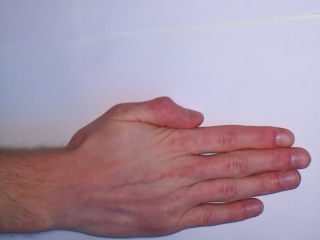
#> input picture photoDataset/paper/1728145009450449249.png, 320 x 240 px
$ python -i segment_compare.py   (imports and definitions only)
#> lines starting #> are read from the running program, lines starting #| are printed output that depends on the picture; after the words box and inside, x2 and y2 are one past the last pixel; in counts of white or black regions, pixels touching at a corner belong together
#> further down, picture is the input picture: shape (240, 320, 3); mean B, G, R 163.1, 146.9, 167.8
import cv2 as cv
import numpy as np
import time
import matplotlib.pyplot as plt
from application.datasetLoader import load_files

# This might be interesting to use as a reference
# https://docs.opencv.org/4.x/d1/dc5/tutorial_background_subtraction.html

normalization_method = 1
smoothing_method = 2
threshold_method = 4
morph_method = 4
edge_detection_method = 1
background_removal_method = 1

def update_normalization_method(val):
    global normalization_method
    normalization_method = val

def update_smoothing_method(val):
    global smoothing_method
    smoothing_method = val

def update_threshold_method(val):
    global threshold_method
    threshold_method = val

def update_morphological_method(val):
    global morph_method
    morph_method = val

def update_edge_detection_method(val):
    global edge_detection_method
    edge_detection_method = val

def update_background_removal_method(val):
    global background_removal_method
    background_removal_method = val

def normalize_image(image):
    """
    Normalize the image using CLAHE, histogram equalization and normalization
    """

    # Named window for all the images
    cv.namedWindow('1 Normalization')

    # Create trackbars to choose which image to return. Values range from 1 to 4
    cv.createTrackbar('Method', '1 Normalization', normalization_method, 4, update_normalization_method)

    # Apply CLAHE to the image
    hsv = cv.cvtColor(image, cv.COLOR_BGR2HSV)
#> hsv: shape (240, 320, 3); mean H, S, V 113.6, 58.8, 183.3
    h, s, v = cv.split(hsv)
    clahe = cv.createCLAHE(clipLimit=2.0, tileGridSize=(8, 8))
    clahe_h = clahe.apply(h)
    clahe_s = clahe.apply(s)
    clahe_v = clahe.apply(v)
    clahe = cv.merge([clahe_h, clahe_s, clahe_v])
#> clahe: shape (240, 320, 3); mean H, S, V 117.8, 72.9, 184.3
    clahe = cv.cvtColor(clahe, cv.COLOR_HSV2BGR)

    # Apply histogram equalization to 3 hsv channels
    equalized_h = cv.equalizeHist(h)
    equalized_s = cv.equalizeHist(s)
    equalized_v = cv.equalizeHist(v)
    equalized = cv.merge([equalized_h, s, equalized_v])
#> equalized: shape (240, 320, 3); mean H, S, V 129.1, 58.8, 129.5
    equalized = cv.cvtColor(equalized, cv.COLOR_HSV2BGR)

    # Apply normalization to 3 hsv channels
    normalized_h = cv.normalize(h, None, 0, 255, cv.NORM_MINMAX)
    normalized_s = cv.normalize(s, None, 0, 255, cv.NORM_MINMAX)
    normalized_v = cv.normalize(v, None, 0, 255, cv.NORM_MINMAX)
    normalized = cv.merge([normalized_h, normalized_s, normalized_v])
#> normalized: shape (240, 320, 3); mean H, S, V 161.8, 80.7, 182.6
    normalized = cv.cvtColor(normalized, cv.COLOR_HSV2BGR)

    # Label the images
    image_label = image.copy()
    clahe_label = clahe.copy()
    equalized_label = equalized.copy()
    normalized_label = normalized.copy()

    cv.putText(image_label, '1 Original', (10, 30), cv.FONT_HERSHEY_SIMPLEX, 1, (255, 255, 255), 2, cv.LINE_AA)
#> image_label: shape (240, 320, 3); 2.1% of pixels changed, all inside (x1, y1, x2, y2) = (14, 7, 161, 40)
    cv.putText(clahe_label, '2 CLAHE', (10, 30), cv.FONT_HERSHEY_SIMPLEX, 1, (255, 255, 255), 2, cv.LINE_AA)
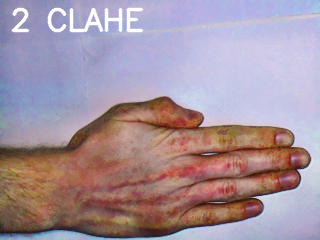
#> clahe_label: shape (240, 320, 3); mean B, G, R 159, 146.8, 165.2
    cv.putText(equalized_label, '3 Equalized', (10, 30), cv.FONT_HERSHEY_SIMPLEX, 1, (255, 255, 255), 2, cv.LINE_AA)
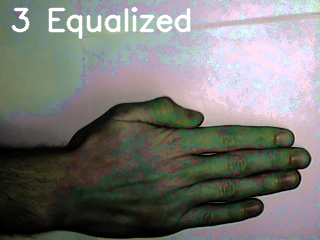
#> equalized_label: shape (240, 320, 3); mean B, G, R 118, 121.1, 120.8
    cv.putText(normalized_label, '4 Normalized', (10, 30), cv.FONT_HERSHEY_SIMPLEX, 1, (255, 255, 255), 2, cv.LINE_AA)
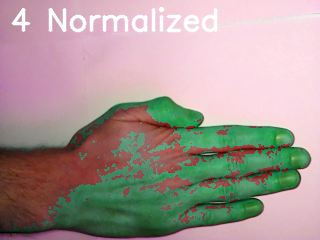
#> normalized_label: shape (240, 320, 3); mean B, G, R 148.3, 152.5, 167.6

    # Show the images together
    row_A = cv.vconcat([image_label, clahe_label, equalized_label, normalized_label])

    # Display the image
    cv.imshow('1 Normalization', row_A)

    # Get the trackbar position for returning the image
    selection = cv.getTrackbarPos('Method', '1 Normalization')
    match selection:
        case 1:
            normalized_image = image
        case 2:
            normalized_image = clahe
        case 3:
            normalized_image = equalized
        case 4:
            normalized_image = normalized
        case _:
            normalized_image = image

    return normalized_image

def smooth_image(image):
    # Smooth the image
    # Smooth image, bilateral filter for sharp edges or gaussian blur

    # Create window for smoothing
    cv.namedWindow('2 Smoothing')

    # Create trackbars for choosing the smoothing method
    cv.createTrackbar('Method', '2 Smoothing', smoothing_method, 3, update_smoothing_method)

    bilateral = cv.bilateralFilter(image, 9, 75, 75)
    gaussian = cv.GaussianBlur(image, (9, 9), 0)

    # Label the images
    image_label = image.copy()
    bilateral_label = bilateral.copy()
    gaussian_label = gaussian.copy()

    cv.putText(image_label, '1 Original', (10, 30), cv.FONT_HERSHEY_SIMPLEX, 1, (255, 255, 255), 2, cv.LINE_AA)
    cv.putText(bilateral_label, '2 Bilateral', (10, 30), cv.FONT_HERSHEY_SIMPLEX, 1, (255, 255, 255), 2, cv.LINE_AA)
#> bilateral_label: shape (240, 320, 3); mean B, G, R 164, 148.3, 169.3
    cv.putText(gaussian_label, '3 Gaussian', (10, 30), cv.FONT_HERSHEY_SIMPLEX, 1, (255, 255, 255), 2, cv.LINE_AA)
#> gaussian_label: shape (240, 320, 3); mean B, G, R 163.9, 148.2, 169.1

    # Show the images together
    row_A = cv.vconcat([image_label, bilateral_label, gaussian_label])
#> row_A: shape (720, 320, 3)
    cv.imshow('2 Smoothing', row_A)

    # Get the trackbar position for returning the image
    selection = cv.getTrackbarPos('Method', '2 Smoothing')
    match selection:
        case 2:
            smoothed = bilateral
        case 3:
            smoothed = gaussian
        case _:
            smoothed = image

    return smoothed

def threshold_image(image):
    # Threshold the image
    # Binary thresholding, adaptive mean thresholding, adaptive Gaussian thresholding, otsu thresholding

    # Convert to grayscale for thresholding
    image = cv.cvtColor(image, cv.COLOR_BGR2GRAY)

    # Create window for thresholding including trackbars
    cv.namedWindow('3 Thresholding')
    cv.createTrackbar('Method', '3 Thresholding', threshold_method, 5, update_threshold_method)

    binary_threshold = cv.threshold(image, 127, 255, cv.THRESH_BINARY)
    adaptive_mean_threshold = cv.adaptiveThreshold(image, 255, cv.ADAPTIVE_THRESH_MEAN_C, cv.THRESH_BINARY, 7, 2)
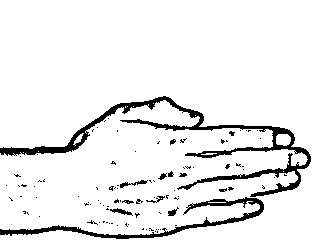
#> adaptive_mean_threshold: shape (240, 320); 92.6% white; 100 black regions (88 under 20 px), largest, box (x1, y1, x2, y2) and area: (0, 96, 311, 197) 3462, (0, 197, 264, 239) 1493, (120, 180, 148, 188) 78
    adaptive_gaussian_threshold = cv.adaptiveThreshold(image, 255, cv.ADAPTIVE_THRESH_GAUSSIAN_C, cv.THRESH_BINARY, 21, 2)
#> adaptive_gaussian_threshold: shape (240, 320); 87.4% white; 75 black regions (57 under 20 px), largest, box (x1, y1, x2, y2) and area: (0, 96, 311, 239) 7723, (79, 193, 171, 219) 652, (107, 165, 194, 191) 457
    otsu_threshold, otsu = cv.threshold(image, 0, 255, cv.THRESH_BINARY + cv.THRESH_OTSU)
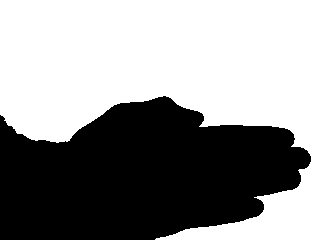
#> otsu: shape (240, 320); 57.7% white; 1 black region, box (x1, y1, x2, y2) and area: (0, 96, 311, 240) 32465
#> otsu_threshold = 148

    # Label the images
    image_label = image.copy()
    binary_label = binary_threshold[1].copy()
#> binary_label: shape (240, 320); 63.5% white; 1 black region, box (x1, y1, x2, y2) and area: (0, 97, 311, 240) 28056
    adaptive_mean_label = adaptive_mean_threshold.copy()
    adaptive_gaussian_label = adaptive_gaussian_threshold.copy()
    otsu_label = otsu.copy()

    cv.putText(image_label, '1 Original', (10, 30), cv.FONT_HERSHEY_SIMPLEX, 1, (0, 0, 0), 2, cv.LINE_AA)
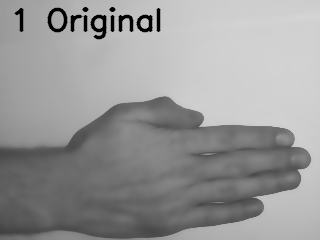
#> image_label: shape (240, 320); min 0, max 213, mean 152.3
    cv.putText(binary_label, '2 Binary', (10, 30), cv.FONT_HERSHEY_SIMPLEX, 1, (0, 0, 0), 2, cv.LINE_AA)
#> binary_label: shape (240, 320); min 0, max 255, mean 158.4
    cv.putText(adaptive_mean_label, '3 Adaptive Mean', (10, 30), cv.FONT_HERSHEY_SIMPLEX, 1, (0, 0, 0), 2, cv.LINE_AA)
#> adaptive_mean_label: shape (240, 320); 3.84% of pixels changed, all inside (x1, y1, x2, y2) = (11, 7, 270, 40)
    cv.putText(adaptive_gaussian_label, '4 Adaptive Gaussian', (10, 30), cv.FONT_HERSHEY_SIMPLEX, 1, (0, 0, 0), 2, cv.LINE_AA)
#> adaptive_gaussian_label: shape (240, 320); min 0, max 255, mean 214.8
    cv.putText(otsu_label, '5 Otsu', (10, 30), cv.FONT_HERSHEY_SIMPLEX, 1, (0, 0, 0), 2, cv.LINE_AA)
#> otsu_label: shape (240, 320); 1.51% of pixels changed, all inside (x1, y1, x2, y2) = (11, 7, 115, 33)

    # Show the images together
    row_A = cv.vconcat([image_label, binary_label, adaptive_mean_label, adaptive_gaussian_label, otsu_label])
#> row_A: shape (1200, 320)
    cv.imshow('3 Thresholding', row_A)

    # Get the trackbar position for returning the image
    selection = cv.getTrackbarPos('Method', '3 Thresholding')
    match selection:
        case 2:
            thresholded = binary_threshold[1]
        case 3:
            thresholded = adaptive_mean_threshold
        case 4:
            thresholded = adaptive_gaussian_threshold
        case 5:
            thresholded = otsu
        case _:
            thresholded = image

    return thresholded

def morphological_operations(image):
    # Apply morphological operations to the image
    # Erosion, dilation, opening, closing, gradient, tophat, blackhat

    # Create window for morphological operations
    cv.namedWindow('4 Morphological Operations')

    # Create trackbars for choosing the morphological operation
    cv.createTrackbar('Method', '4 Morphological Operations', morph_method, 6, update_morphological_method)

    kernel = np.ones((5, 5), np.uint8)

    erosion = cv.erode(image, kernel, iterations=1)
#> erosion: shape (240, 320); 75% white; 35 black regions, largest, box (x1, y1, x2, y2) and area: (0, 94, 313, 240) 15403, (105, 163, 196, 193) 1039, (93, 154, 122, 171) 295
    dilation = cv.dilate(image, kernel, iterations=1)
#> dilation: shape (240, 320); 96.9% white; 44 black regions (31 under 20 px), largest, box (x1, y1, x2, y2) and area: (0, 99, 202, 156) 881, (96, 212, 258, 237) 419, (202, 127, 286, 134) 245
    opening = cv.morphologyEx(image, cv.MORPH_OPEN, kernel)
#> opening: shape (240, 320); 86.5% white; 47 black regions (32 under 20 px), largest, box (x1, y1, x2, y2) and area: (0, 96, 311, 240) 9077, (107, 165, 194, 191) 511, (95, 156, 120, 169) 111
    closing = cv.morphologyEx(image, cv.MORPH_CLOSE, kernel)
#> closing: shape (240, 320); 90.1% white; 27 black regions, largest, box (x1, y1, x2, y2) and area: (0, 97, 204, 158) 2293, (0, 196, 264, 239) 1999, (200, 125, 294, 140) 695

    # Erode and then dilate
    custom_morph = cv.erode(image, kernel, iterations=2)
#> custom_morph: shape (240, 320); 63.5% white; 5 black regions, box (x1, y1, x2, y2) and area: (0, 92, 315, 240) 26870, (69, 147, 124, 180) 916, (278, 8, 289, 17) 99, (0, 36, 8, 47) 86, (92, 29, 101, 38) 81
    custom_morph = cv.dilate(custom_morph, kernel, iterations=2)
#> custom_morph: shape (240, 320); 82.6% white; 21 black regions (14 under 20 px)

    # Label the images
    image_label = image.copy()
    erosion_label = erosion.copy()
    dilation_label = dilation.copy()
    opening_label = opening.copy()
    closing_label = closing.copy()
    custom_morph_label = custom_morph.copy()

    cv.putText(image_label, '1 Original', (10, 30), cv.FONT_HERSHEY_SIMPLEX, 1, (0, 0, 0), 2, cv.LINE_AA)
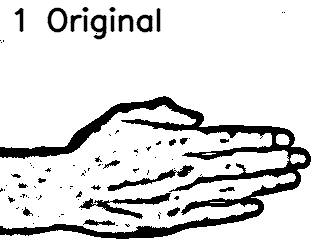
#> image_label: shape (240, 320); min 0, max 255, mean 219.2
    cv.putText(erosion_label, '2 Erosion', (10, 30), cv.FONT_HERSHEY_SIMPLEX, 1, (0, 0, 0), 2, cv.LINE_AA)
    cv.putText(dilation_label, '3 Dilation', (10, 30), cv.FONT_HERSHEY_SIMPLEX, 1, (0, 0, 0), 2, cv.LINE_AA)
    cv.putText(opening_label, '4 Opening', (10, 30), cv.FONT_HERSHEY_SIMPLEX, 1, (0, 0, 0), 2, cv.LINE_AA)
    cv.putText(closing_label, '5 Closing', (10, 30), cv.FONT_HERSHEY_SIMPLEX, 1, (0, 0, 0), 2, cv.LINE_AA)
    cv.putText(custom_morph_label, '6 Custom Morph', (10, 30), cv.FONT_HERSHEY_SIMPLEX, 1, (0, 0, 0), 2, cv.LINE_AA)

    # Show the images together
    row_A = cv.vconcat([image_label, erosion_label, dilation_label, opening_label, closing_label, custom_morph_label])
    cv.imshow('4 Morphological Operations', row_A)

    # Get the trackbar position for returning the image
    selection = cv.getTrackbarPos('Method', '4 Morphological Operations')
    match selection:
        case 2:
            morphed = erosion
        case 3:
            morphed = dilation
        case 4:
            morphed = opening
        case 5:
            morphed = closing
        case 6:
            morphed = custom_morph
        case _:
            morphed = image

    return morphed

def edge_detection(image):
    # Detect edges in the image
    # Edge detection, which type? Canny, Sobel, Laplacian

    # Create window for edge detection
    cv.namedWindow('5 Edge Detection')
    cv.createTrackbar('Method', '5 Edge Detection', edge_detection_method, 4, update_edge_detection_method)

    canny = cv.Canny(image, 100, 200)
    sobel = cv.Sobel(image, cv.CV_64F, 1, 1, ksize=5)
    laplacian = cv.Laplacian(image, cv.CV_64F)

    # Convert Sobel and Laplacian to 8-bit
    sobel = cv.convertScaleAbs(sobel)
    laplacian = cv.convertScaleAbs(laplacian)

    # Label the images
    image_label = image.copy()
    canny_label = canny.copy()
    sobel_label = sobel.copy()
    laplacian_label = laplacian.copy()

    cv.putText(image_label, '1 Original', (10, 30), cv.FONT_HERSHEY_SIMPLEX, 1, (0, 0, 0), 2, cv.LINE_AA)
    cv.putText(canny_label, '2 Canny', (10, 30), cv.FONT_HERSHEY_SIMPLEX, 1, (255, 255, 255), 2, cv.LINE_AA)
    cv.putText(sobel_label, '3 Sobel', (10, 30), cv.FONT_HERSHEY_SIMPLEX, 1, (255, 255, 255), 2, cv.LINE_AA)
    cv.putText(laplacian_label, '4 Laplacian', (10, 30), cv.FONT_HERSHEY_SIMPLEX, 1, (255, 255, 255), 2, cv.LINE_AA)

    # Show the images together
    row_A = cv.vconcat([image_label, canny_label, sobel_label, laplacian_label])
    cv.imshow('5 Edge Detection', row_A)

    # Get the trackbar position for returning the image
    selection = cv.getTrackbarPos('Method', '5 Edge Detection')
    match selection:
        case 2:
            edges = canny
        case 3:
            edges = sobel
        case 4:
            edges = laplacian
        case _:
            edges = image

    return edges

def background_removal(original_image, image):
    # Remove the background from the image

    # Find the second largest contour in the image
    contours, _ = cv.findContours(image, cv.RETR_EXTERNAL, cv.CHAIN_APPROX_SIMPLE)
#> contours = 5 contours; box (x1, y1, x2, y2) and area: (0, 0, 320, 240) 44400, (0, 106, 295, 232) 20810, (0, 230, 101, 240) 532, (276, 134, 289, 145) 109, (291, 154, 305, 163) 88
    largest_contour = max(contours, key=cv.contourArea)
#> largest_contour = contour of 221 points, box (x1, y1, x2, y2) (0, 0, 320, 240), area 44400

    # Create a mask for the largest contour
    mask = np.zeros_like(image)
    cv.drawContours(mask, [largest_contour], -1, 255, -1)

    # Invert the mask
    mask = cv.bitwise_not(mask)

    # Apply the mask to the original image
    background_removed = cv.bitwise_and(original_image, original_image, mask=mask)

    # Draw the largest contour on the original image
    cv.drawContours(original_image, [largest_contour], -1, (0, 255, 0), 2)

    # Display the original and segmented image
    original_display = original_image.copy()
    segmented_display = background_removed.copy()

    cv.putText(original_display, 'Original', (10, 30), cv.FONT_HERSHEY_SIMPLEX, 1, (255, 255, 255), 2, cv.LINE_AA)
    cv.putText(segmented_display, 'Segmented', (10, 30), cv.FONT_HERSHEY_SIMPLEX, 1, (255, 255, 255), 2, cv.LINE_AA)

    # Show the images together
    row_A = cv.vconcat([original_display, segmented_display])
    cv.imshow('6 Background Removal', row_A)

    return background_removed

def segmentate(image):
    """
    Segmentate the image
    """

    normalized = normalize_image(image)

    smoothed = smooth_image(normalized)

    thresholded = threshold_image(smoothed)

    morphed = morphological_operations(thresholded)

    edges = edge_detection(morphed)

    background_removed = background_removal(image, edges)

    return background_removed

# [25 lines not run here, left out]


>>> import cv2
>>> picture = cv2.imread('../../../photoDataset/paper/1728145009450449249.png')
>>> result = segmentate(picture)

$ run again, on photoDataset/rock/rock_original_1727519751769700363.png_a9ba2a65-0816-4ae7-85bd-444b1918aa2a.png
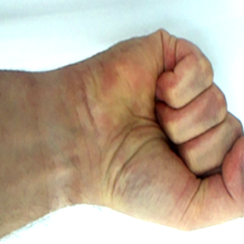
#> input picture photoDataset/rock/rock_original_1727519751769700363.png_a9ba2a65-0816-4ae7-85bd-444b1918aa2a.png, 244 x 244 px
#> picture is the input picture: shape (244, 244, 3); mean B, G, R 152.4, 171.7, 189.9
#> hsv: shape (244, 244, 3); mean H, S, V 31.5, 73.8, 195.4
#> clahe_label: shape (244, 244, 3); mean B, G, R 141.3, 175.5, 176.8
#> equalized_label: shape (244, 244, 3); mean B, G, R 121.6, 123.7, 123.2
#> normalized_label: shape (244, 244, 3); mean B, G, R 152.2, 174.8, 191.5
#> bilateral_label: shape (244, 244, 3); mean B, G, R 152.8, 172.1, 190.9
#> gaussian_label: shape (244, 244, 3); mean B, G, R 152.8, 172, 190.8
#> in threshold_image, `adaptive_mean_threshold = cv.adaptiveThreshold(image, 255, cv.ADAPTIVE..`:
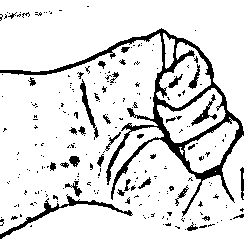
#> adaptive_mean_threshold: shape (244, 244); 87.9% white; 228 black regions (193 under 20 px), largest, box (x1, y1, x2, y2) and area: (0, 28, 244, 217) 4088, (0, 194, 133, 239) 595, (80, 79, 99, 140) 234
#> adaptive_gaussian_threshold: shape (244, 244); 78.1% white; 127 black regions (82 under 20 px), largest, box (x1, y1, x2, y2) and area: (0, 28, 244, 229) 7479, (60, 155, 133, 216) 870, (0, 187, 59, 239) 696
#> otsu: shape (244, 244); 40.1% white; 4 white regions (1 under 20 px), largest, box (x1, y1, x2, y2) and area: (0, 0, 244, 130) 14512, (0, 189, 244, 244) 9315, (186, 130, 196, 135) 33
#> otsu_threshold = 185
#> adaptive_mean_label: shape (244, 244); 4.38% of pixels changed, all inside (x1, y1, x2, y2) = (11, 7, 244, 40)
#> adaptive_gaussian_label: shape (244, 244); min 0, max 255, mean 192
#> otsu_label: shape (244, 244); min 0, max 255, mean 98.8
#> erosion: shape (244, 244); 53.4% white; 32 black regions, largest, box (x1, y1, x2, y2) and area: (0, 26, 244, 241) 23496, (0, 1, 111, 24) 1129, (65, 122, 89, 139) 316
#> dilation: shape (244, 244); 96% white; 88 black regions (67 under 20 px), largest, box (x1, y1, x2, y2) and area: (0, 36, 153, 85) 666, (155, 98, 199, 159) 259, (66, 175, 81, 204) 127
#> opening: shape (244, 244); 75.4% white; 63 black regions (35 under 20 px), largest, box (x1, y1, x2, y2) and area: (0, 28, 244, 239) 12264, (0, 5, 93, 22) 553, (26, 101, 40, 134) 197
#> closing: shape (244, 244); 85.6% white; 61 black regions, largest, box (x1, y1, x2, y2) and area: (0, 34, 155, 91) 1858, (153, 96, 201, 169) 845, (18, 188, 56, 228) 445
#> in morphological_operations, `cv.putText(erosion_label, '2 Erosion', (10, 30), cv.FONT_HERSHEY_SIMPL..`:
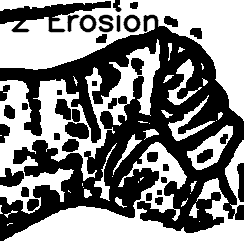
#> erosion_label: shape (244, 244); min 0, max 255, mean 132
#> contours = 15 contours; largest, box (x1, y1, x2, y2) and area: (0, 37, 162, 220) 14313, (0, 0, 244, 123) 13515, (0, 138, 244, 244) 11484, (185, 123, 235, 172) 1300, (159, 93, 225, 143) 1192
#> largest_contour = contour of 626 points, box (x1, y1, x2, y2) (0, 37, 162, 220), area 14313
